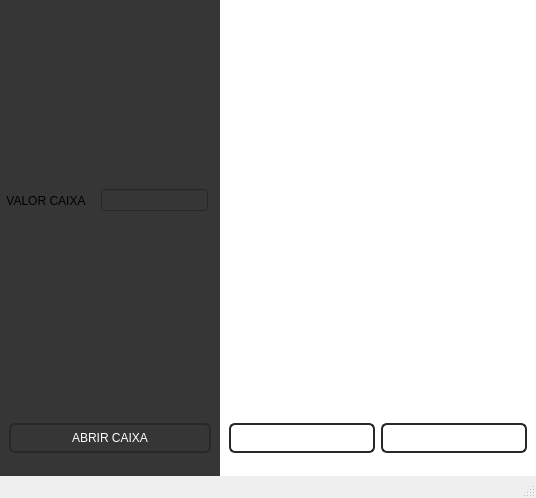
<?xml version="1.0" encoding="UTF-8"?>
<ui version="4.0">
 <class>CAIXA</class>
 <widget class="QMainWindow" name="CAIXA">
  <property name="windowModality">
   <enum>Qt::WindowModality::NonModal</enum>
  </property>
  <property name="geometry">
   <rect>
    <x>0</x>
    <y>0</y>
    <width>536</width>
    <height>498</height>
   </rect>
  </property>
  <property name="minimumSize">
   <size>
    <width>536</width>
    <height>498</height>
   </size>
  </property>
  <property name="maximumSize">
   <size>
    <width>536</width>
    <height>498</height>
   </size>
  </property>
  <property name="windowTitle">
   <string>CAIXA</string>
  </property>
  <widget class="QWidget" name="centralwidget">
   <layout class="QVBoxLayout" name="verticalLayout">
    <property name="spacing">
     <number>0</number>
    </property>
    <property name="leftMargin">
     <number>0</number>
    </property>
    <property name="topMargin">
     <number>0</number>
    </property>
    <property name="rightMargin">
     <number>0</number>
    </property>
    <property name="bottomMargin">
     <number>0</number>
    </property>
    <item>
     <widget class="QWidget" name="widget" native="true">
      <property name="styleSheet">
       <string notr="true"/>
      </property>
      <layout class="QHBoxLayout" name="horizontalLayout">
       <property name="spacing">
        <number>0</number>
       </property>
       <property name="leftMargin">
        <number>0</number>
       </property>
       <property name="topMargin">
        <number>0</number>
       </property>
       <property name="rightMargin">
        <number>0</number>
       </property>
       <property name="bottomMargin">
        <number>0</number>
       </property>
       <item>
        <widget class="QWidget" name="widget_2" native="true">
         <property name="maximumSize">
          <size>
           <width>220</width>
           <height>16777215</height>
          </size>
         </property>
         <property name="styleSheet">
          <string notr="true">background-color: rgb(54, 54, 54);
</string>
         </property>
         <layout class="QVBoxLayout" name="verticalLayout_3">
          <property name="spacing">
           <number>0</number>
          </property>
          <property name="leftMargin">
           <number>0</number>
          </property>
          <property name="topMargin">
           <number>0</number>
          </property>
          <property name="rightMargin">
           <number>0</number>
          </property>
          <property name="bottomMargin">
           <number>0</number>
          </property>
          <item>
           <widget class="QWidget" name="widget_7" native="true">
            <layout class="QHBoxLayout" name="horizontalLayout_3">
             <property name="spacing">
              <number>0</number>
             </property>
             <property name="leftMargin">
              <number>0</number>
             </property>
             <property name="topMargin">
              <number>0</number>
             </property>
             <property name="rightMargin">
              <number>0</number>
             </property>
             <property name="bottomMargin">
              <number>0</number>
             </property>
             <item>
              <widget class="QWidget" name="widget_8" native="true">
               <property name="minimumSize">
                <size>
                 <width>90</width>
                 <height>0</height>
                </size>
               </property>
               <property name="maximumSize">
                <size>
                 <width>90</width>
                 <height>16777215</height>
                </size>
               </property>
               <layout class="QVBoxLayout" name="verticalLayout_5">
                <property name="spacing">
                 <number>0</number>
                </property>
                <property name="leftMargin">
                 <number>0</number>
                </property>
                <property name="topMargin">
                 <number>0</number>
                </property>
                <property name="rightMargin">
                 <number>0</number>
                </property>
                <property name="bottomMargin">
                 <number>0</number>
                </property>
                <item>
                 <widget class="QLabel" name="label">
                  <property name="minimumSize">
                   <size>
                    <width>90</width>
                    <height>0</height>
                   </size>
                  </property>
                  <property name="maximumSize">
                   <size>
                    <width>90</width>
                    <height>16777215</height>
                   </size>
                  </property>
                  <property name="text">
                   <string>VALOR CAIXA</string>
                  </property>
                  <property name="alignment">
                   <set>Qt::AlignmentFlag::AlignCenter</set>
                  </property>
                 </widget>
                </item>
               </layout>
              </widget>
             </item>
             <item>
              <widget class="QWidget" name="widget_9" native="true">
               <property name="minimumSize">
                <size>
                 <width>125</width>
                 <height>0</height>
                </size>
               </property>
               <property name="maximumSize">
                <size>
                 <width>100</width>
                 <height>16777215</height>
                </size>
               </property>
               <layout class="QVBoxLayout" name="verticalLayout_4">
                <item>
                 <widget class="QLineEdit" name="ValorCaixa">
                  <property name="alignment">
                   <set>Qt::AlignmentFlag::AlignRight|Qt::AlignmentFlag::AlignTrailing|Qt::AlignmentFlag::AlignVCenter</set>
                  </property>
                 </widget>
                </item>
               </layout>
              </widget>
             </item>
            </layout>
           </widget>
          </item>
          <item>
           <widget class="QWidget" name="widget_6" native="true">
            <property name="maximumSize">
             <size>
              <width>16777215</width>
              <height>75</height>
             </size>
            </property>
            <property name="styleSheet">
             <string notr="true">QPushButton {
    background: qlineargradient(
        spread:pad,
        x1:0, y1:0,
        x2:1, y2:0,
        stop:0 #393939,
        stop:1 #7d7d7d
    );
    color: white;
    border: 2px solid #282828;
    border-radius: 6px;
    padding: 6px 12px;
}

QPushButton::hover{
    background: qlineargradient(
        spread:pad,
        x1:0, y1:0,
        x2:1, y2:0,
        stop:0 #7d7d7d,
        stop:1 #393939
    );
}</string>
            </property>
            <layout class="QHBoxLayout" name="horizontalLayout_2" stretch="0">
             <property name="spacing">
              <number>9</number>
             </property>
             <property name="leftMargin">
              <number>9</number>
             </property>
             <property name="topMargin">
              <number>9</number>
             </property>
             <property name="rightMargin">
              <number>9</number>
             </property>
             <property name="bottomMargin">
              <number>9</number>
             </property>
             <item>
              <widget class="QPushButton" name="open_caixa">
               <property name="styleSheet">
                <string notr="true"/>
               </property>
               <property name="text">
                <string>ABRIR CAIXA</string>
               </property>
              </widget>
             </item>
            </layout>
           </widget>
          </item>
         </layout>
        </widget>
       </item>
       <item>
        <widget class="QWidget" name="widget_3" native="true">
         <property name="styleSheet">
          <string notr="true">QWidget{
	background-color: rgb(255, 255, 255);
}

QPushButton {
    background: qlineargradient(
        spread:pad,
        x1:0, y1:0,
        x2:1, y2:0,
        stop:0 #ff7e5f,
        stop:1 #feb47b
    );
    color: white;
    border: 2px solid #d35400;
    border-radius: 6px;
    padding: 6px 12px;
}</string>
         </property>
         <layout class="QVBoxLayout" name="verticalLayout_2">
          <property name="spacing">
           <number>0</number>
          </property>
          <property name="leftMargin">
           <number>0</number>
          </property>
          <property name="topMargin">
           <number>0</number>
          </property>
          <property name="rightMargin">
           <number>0</number>
          </property>
          <property name="bottomMargin">
           <number>0</number>
          </property>
          <item>
           <widget class="QWidget" name="widget_4" native="true">
            <property name="minimumSize">
             <size>
              <width>0</width>
              <height>400</height>
             </size>
            </property>
            <property name="maximumSize">
             <size>
              <width>16777215</width>
              <height>720</height>
             </size>
            </property>
            <property name="layoutDirection">
             <enum>Qt::LayoutDirection::LeftToRight</enum>
            </property>
            <property name="styleSheet">
             <string notr="true"/>
            </property>
            <layout class="QVBoxLayout" name="verticalLayout_6" stretch="0,0">
             <property name="spacing">
              <number>0</number>
             </property>
             <property name="leftMargin">
              <number>0</number>
             </property>
             <property name="topMargin">
              <number>0</number>
             </property>
             <property name="rightMargin">
              <number>0</number>
             </property>
             <property name="bottomMargin">
              <number>0</number>
             </property>
             <item>
              <widget class="QLabel" name="StatusCaixa">
               <property name="maximumSize">
                <size>
                 <width>16777215</width>
                 <height>75</height>
                </size>
               </property>
               <property name="styleSheet">
                <string notr="true"/>
               </property>
               <property name="text">
                <string/>
               </property>
               <property name="alignment">
                <set>Qt::AlignmentFlag::AlignCenter</set>
               </property>
              </widget>
             </item>
             <item>
              <widget class="QWidget" name="widget_10" native="true">
               <property name="styleSheet">
                <string notr="true"/>
               </property>
              </widget>
             </item>
            </layout>
           </widget>
          </item>
          <item>
           <widget class="QWidget" name="widget_5" native="true">
            <property name="styleSheet">
             <string notr="true">QPushButton {
    background: qlineargradient(
        spread:pad,
        x1:0, y1:0,
        x2:1, y2:0,
        stop:0 #393939,
        stop:1 #7d7d7d
    );
    color: white;
    border: 2px solid #282828;
    border-radius: 6px;
    padding: 6px 12px;
}

QPushButton:hover{
    background: qlineargradient(
        spread:pad,
        x1:0, y1:0,
        x2:1, y2:0,
        stop:0 #7d7d7d,
        stop:1 #393939
    );
}</string>
            </property>
            <layout class="QHBoxLayout" name="horizontalLayout_4">
             <item>
              <widget class="QPushButton" name="pushButton_2">
               <property name="text">
                <string>IMPRIMIR CAIXA</string>
               </property>
              </widget>
             </item>
             <item>
              <widget class="QPushButton" name="CloseCaixa">
               <property name="text">
                <string>FECHAR CAIXA</string>
               </property>
              </widget>
             </item>
            </layout>
           </widget>
          </item>
         </layout>
        </widget>
       </item>
      </layout>
     </widget>
    </item>
   </layout>
  </widget>
  <widget class="QStatusBar" name="statusbar"/>
 </widget>
 <resources/>
 <connections/>
</ui>
